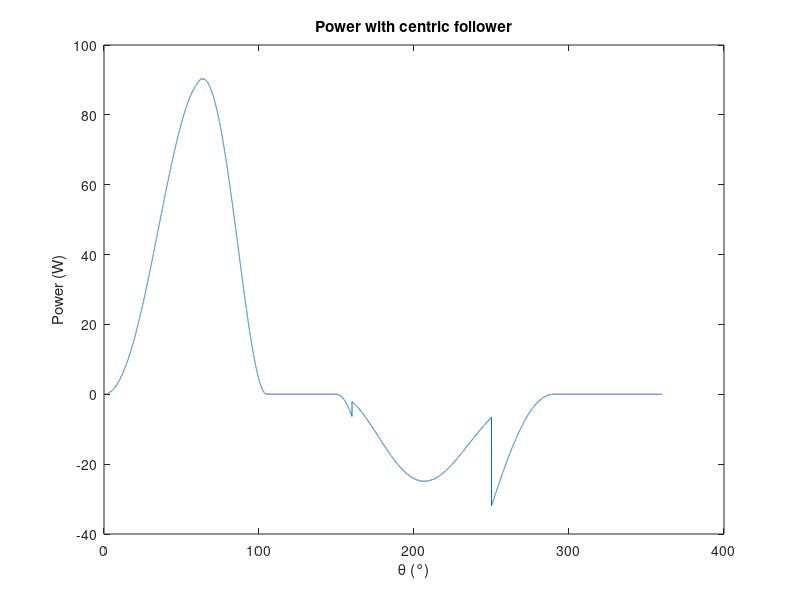
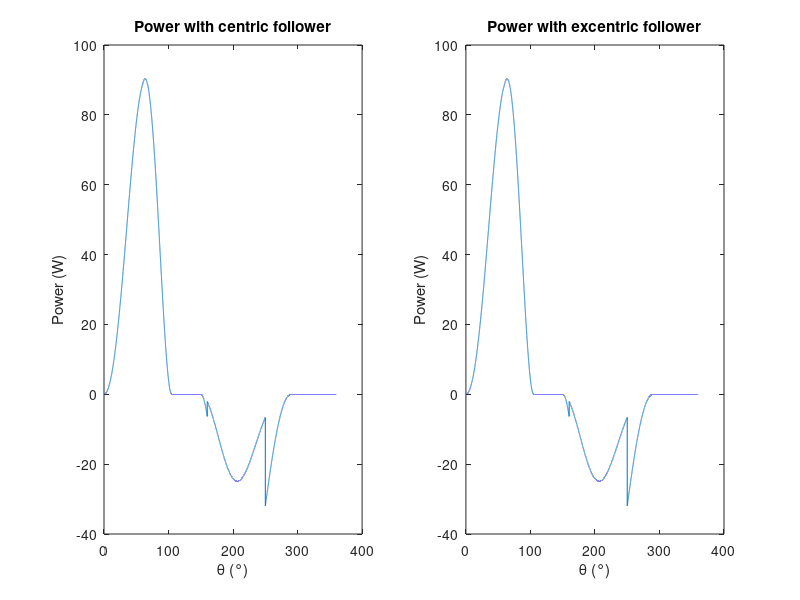
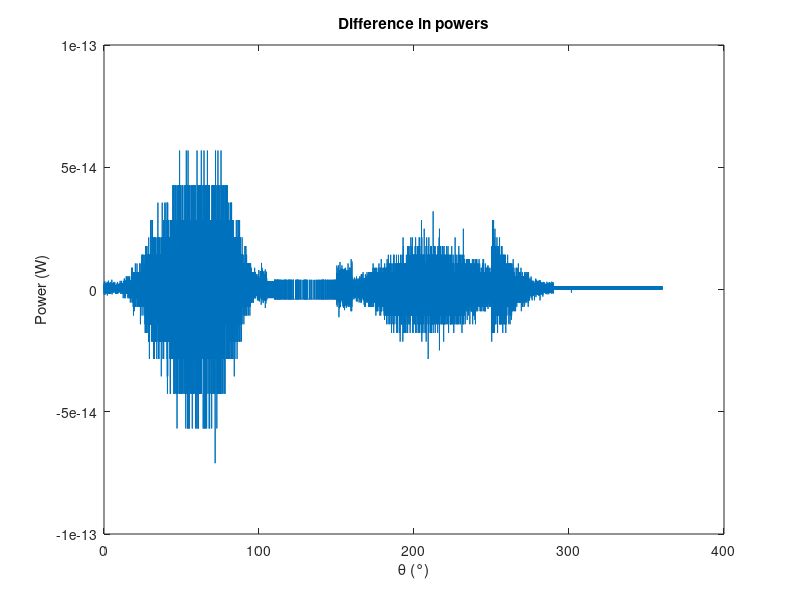

Source code (MATLAB) for these figures, in order:
function power

close all; clear;

%Excentricity = 0

    % Load our cam data
    cam = load('hefwet + geometrie zonder excentriciteit.mat');

    alpha = cam.pressure_angle;
    R=sqrt(cam.xpitch.^2+cam.ypitch.^2)*0.001;
    omega = cam.w;
    N = cam.normalforce_tot;

    P_withoutexc = N.*sin(alpha).*R*omega;
    
    figure
    plot(cam.theta*180/pi,P_withoutexc);
    title("Power with centric follower")
    xlabel('\theta (°)');
    ylabel('Power (W)');
    
%Excentricity =/= 0

    % Load our cam data
    cam2 = load('hefwet + geometrie.mat');

    alpha = cam2.pressure_angle;
    R=sqrt(cam2.xpitch.^2+cam2.ypitch.^2)*0.001;
    omega = cam2.w;
    e = cam2.exc*0.001;
    N = cam2.normalforce_tot;

    P_withexc=N.*(cos(alpha).*e+sin(alpha).*sqrt(R.^2-e^2))*omega;
    
    
    figure
    subplot(1,2,1)
    plot(cam.theta*180/pi,P_withoutexc);
    title("Power with centric follower")
    xlabel('\theta (°)');
    ylabel('Power (W)');
    subplot(1,2,2)
    plot(cam.theta*180/pi,P_withexc);
    title("Power with excentric follower")
    xlabel('\theta (°)');
    ylabel('Power (W)');
    
%Difference

    figure
    plot(cam.theta*180/pi,P_withexc-P_withoutexc);
    title("Difference in powers")
    xlabel('\theta (°)');
    ylabel('Power (W)');

end